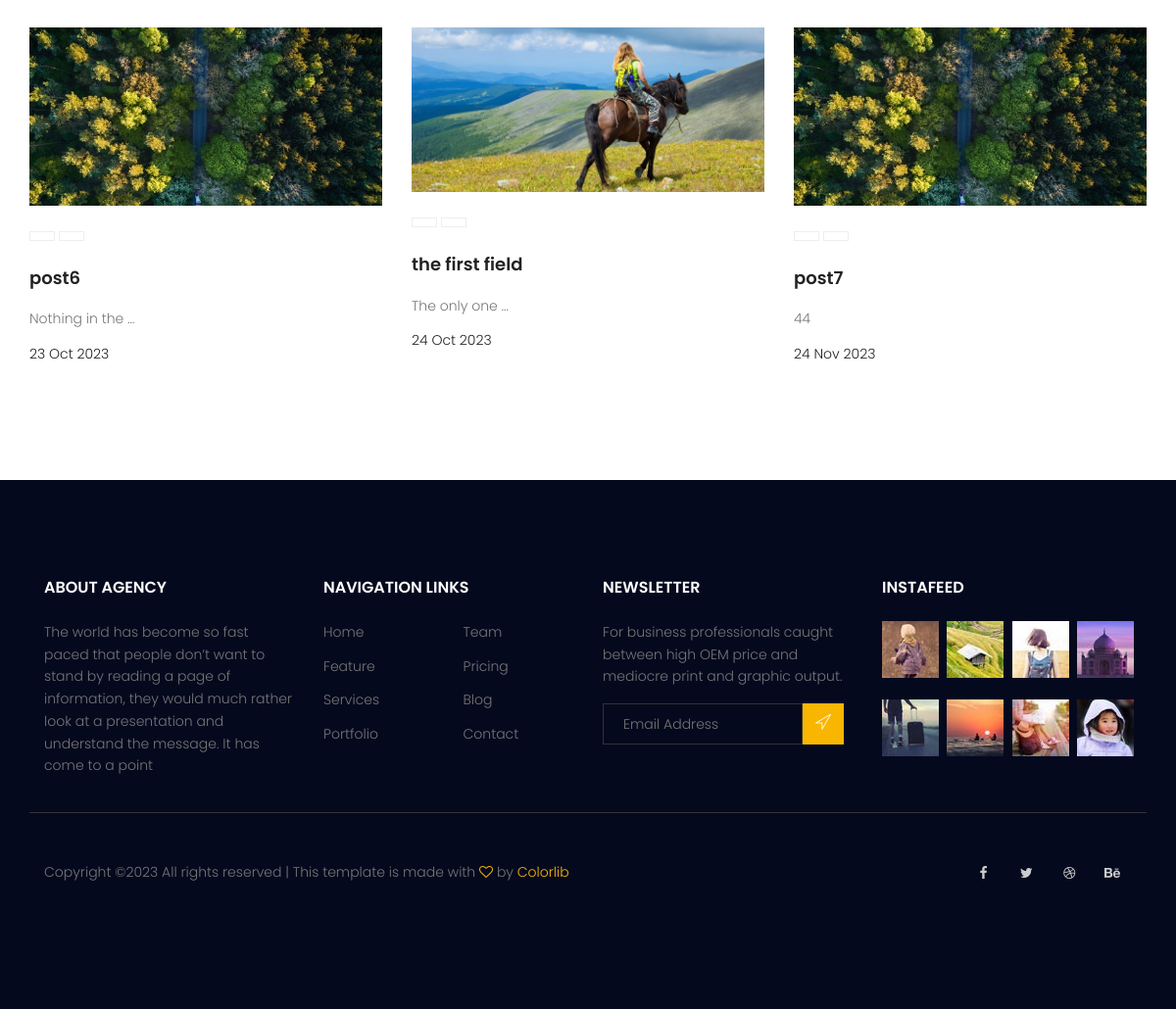
Before: / (lower part) with the older database file.
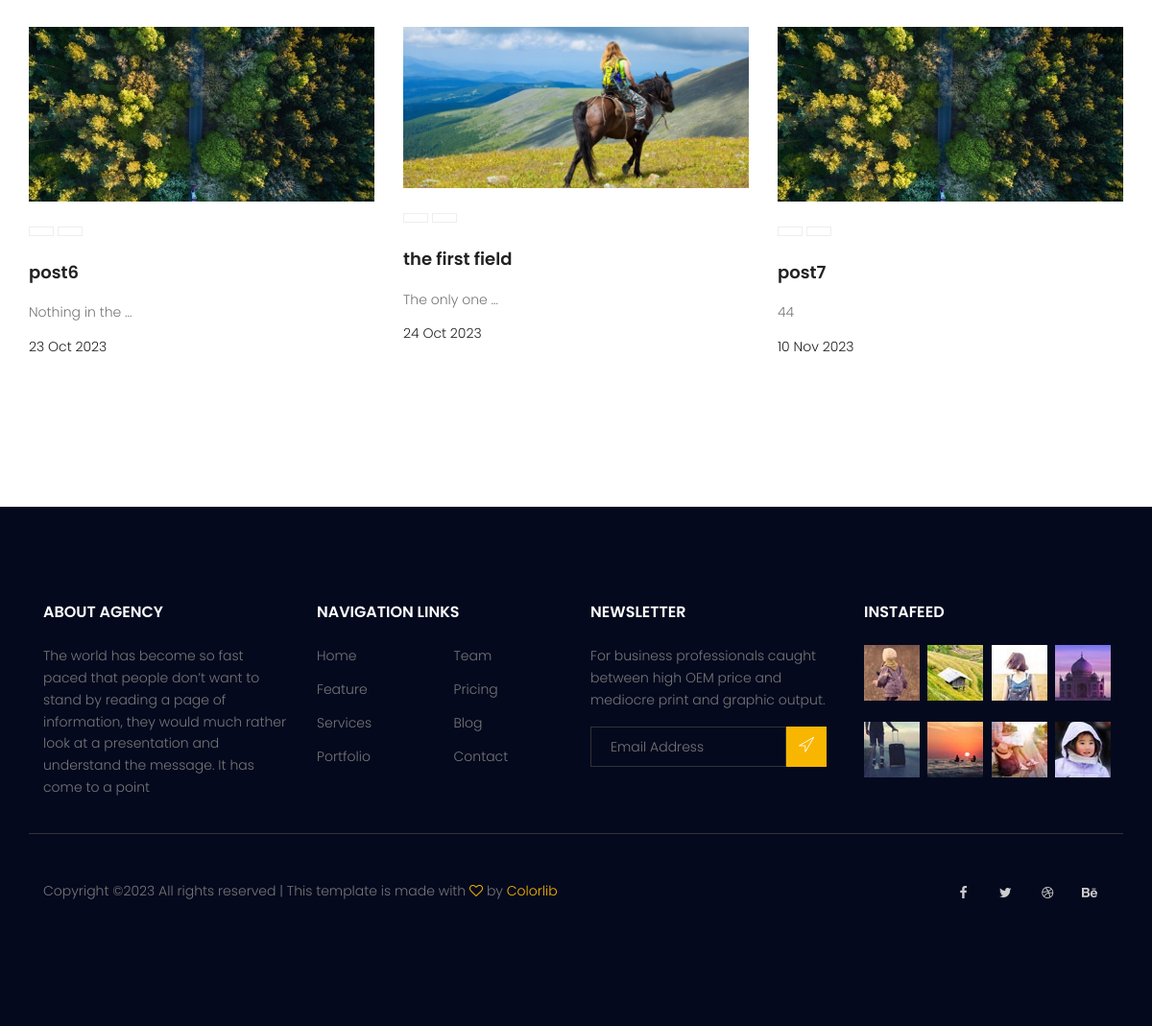
After: the same page with the newer database file.
### blog/models.py (models this page shows)
class post (models.Model):
    title= models.CharField(max_length=255)
    author=models.ForeignKey(User,on_delete=models.SET_NULL,null=True)
    content= models.TextField()
    image=models.ImageField(upload_to='blog/')
    category=models.ManyToManyField(category)
    counted_views = models.IntegerField(default=0)
    status=models.BooleanField(default=False)
    created_date=models.DateTimeField(auto_now_add=True)
    updated_date=models.DateTimeField(auto_now=True)
    published_date=models.DateTimeField( null=True)

### website/views.py (the view)
# urls.py: path('', blog_view, name='index'),
def index (request):
    posts= post.objects.filter(status=1)
    posts= Paginator(posts,3)
    try:
        page_number=request.GET.get('page')
        posts= posts.get_page(page_number)
    except PageNotAnInteger:
        posts = posts.get_page(1)
    except EmptyPage:
        posts = posts.get_page(1)
    context={'posts':posts  }
    return render (request,'website/index.html',context)

### website/templatetags/website_tags.py (called while the page is built)
@register.inclusion_tag('website/website-post.html')
def latesposts():
    posts=post.objects.filter(status=1).order_by('published_date')
    return { 'posts': posts }

### templates/website/index.html (shortened to what this page needs)
{% extends 'base.html' %}
{%load static%}
{% load website_tags %}
{% block content %}
	{% latesposts %}
{% endblock %}

### templates/website/website-post.html (shortened to what this page needs)
{% load static %}
<section class="recent-blog-area section-gap">
    <div class="container">
    <div class="row">
    <div class="active-recent-blog-carusel owl-carousel owl-theme owl-loaded">
    <div class="owl-stage-outer">
    <div class="owl-stage" style="transform: translate3d(-1950px, 0px, 0px); transition: all 0.5s ease 0s; width: 4680px;">
    {% for post in posts %}
    <div class="owl-item cloned" style="width: 360px; margin-right: 30px;"><div class="single-recent-blog-post item">
    <div class="thumb">
    <img class="img-fluid" src="{{ post.image.url }}" alt="">
    </div>
    <div class="details">
    <div class="tags">
    <ul>
    <li>
    </li>
    <li>
    </li>
    </ul>
    </div>
    <a href="{% url 'blog:single' pid=post.id %}"><h4 class="title">{{post.title}}</h4></a>
    <p>   {{post.content|truncatewords:3}}    </p>
    <h6 class="date">{{post.published_date| date:"d M Y"}}</h6>
    </div>
    </div>
    </div>
   {% endfor %}
<div class="owl-controls">
<div class="owl-dots" style=""><div class="owl-dot active"></div>
<div class="owl-dot"></div></div></div>
</section>

Changed rows visible on the page:
changed post "post7": published_date "24 Nov 2023" → "10 Nov 2023"
